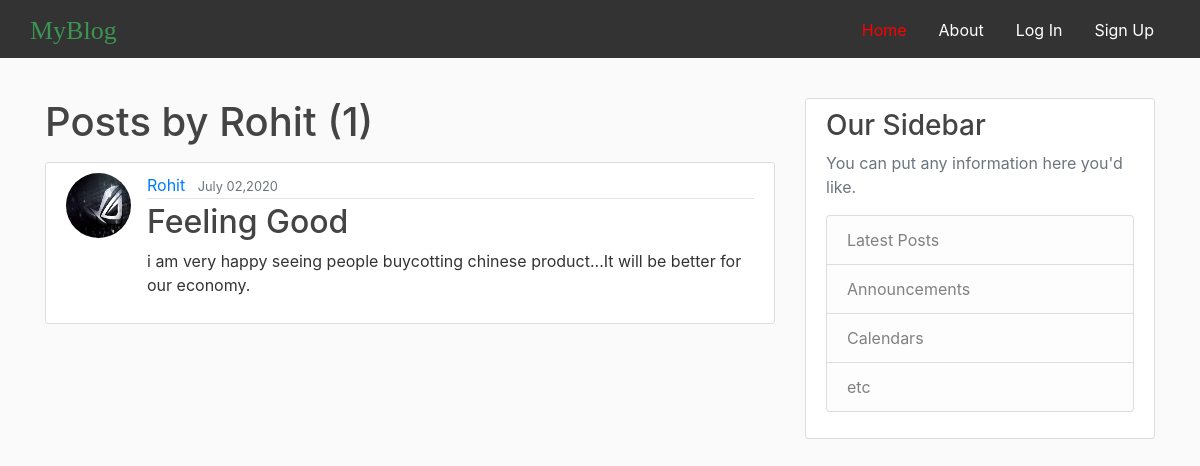
Screenshot of /user/Rohit with the database file from the repository.
### blog/models.py (models this page shows, shortened)
class Post(models.Model):
    title=models.CharField(max_length=100)
    content=models.TextField()
    date_posted=models.DateTimeField(default=timezone.now)
    author=models.ForeignKey(User,on_delete=models.CASCADE)

### users/models.py (models this page shows, shortened)
class Profile(models.Model):
    user=models.OneToOneField(User,on_delete=models.CASCADE)
    image=models.ImageField(default='profile_pics/default.jpg',upload_to='profile_pics')

### blog/views.py (the view)
# urls.py: path('user/<str:username>',UserPostListView.as_view(),name='user-posts' ),
class UserPostListView(ListView):
    model=Post
    template_name='blog/user_post.html'
    context_object_name='posts'
    paginate_by=5
    def get_queryset(self):
        user=get_object_or_404(User,username=self.kwargs.get('username'))
        return Post.objects.filter(author=user).order_by('-date_posted')

### blog/templates/blog/user_post.html (shortened to what this page needs)
{% extends "blog/base.html" %}
{% block content %}
    <h1 class="mb-3">Posts by {{ view.kwargs.username }} ({{ page_obj.paginator.count }})</h1>
    {% for post in posts %}
        <article class="media content-section">
          <img src="{{ post.author.profile.image.url }}" class="rounded-circle article-img">
          <div class="media-body">
            <div class="article-metadata">
              <a class="mr-2" href="{% url 'user-posts' post.author.username %}">{{ post.author }}</a>
              <small class="text-muted">{{ post.date_posted|date:"F d,Y" }}</small>
            </div>
            <h2><a class="article-title" href="{% url 'post-detail' post.id %}">{{ post.title }}</a></h2>
            <p class="article-content">{{ post.content }}</p>
          </div>
        </article>
    {% endfor %}
{% endblock content %}

### blog/static/blog/main.css (style rules this page uses)
* { box-sizing: border-box; }
body { background: #fafafa; color: #333333; margin: 0; padding: 0; }
h1, h2, h3, h4, h5, h6 { color: #444444; }
.content-section { background: #ffffff; padding: 10px 20px; border: 1px solid #dddddd; border-radius: 3px; margin-bottom: 20px; }
.article-title { color: #444444; }
.article-content { white-space: pre-line; }
.article-img { height: 65px; width: 65px; margin-right: 16px; }
.article-metadata { padding-bottom: 1px; margin-bottom: 4px; border-bottom: 1px solid #e3e3e3 }

### rows the page displays
Post: author.profile.image (picture), author "Rohit", date_posted "July 02,2020", title "Feeling Good", content "i am very happy seeing people buycotting chinese product...It will be better for our economy."

### other values shown
{{ view.kwargs.username }} "Rohit"
{{ page_obj.paginator.count }} "1"
